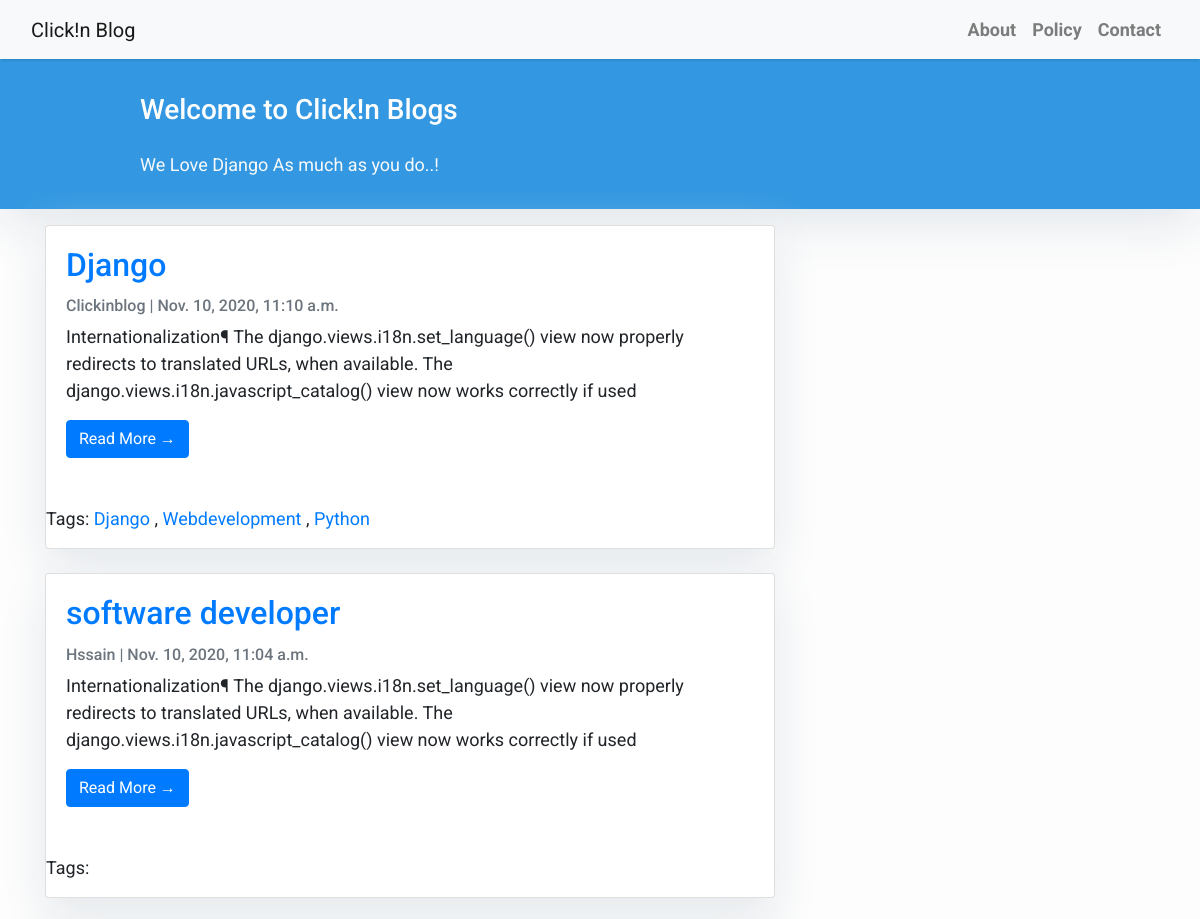
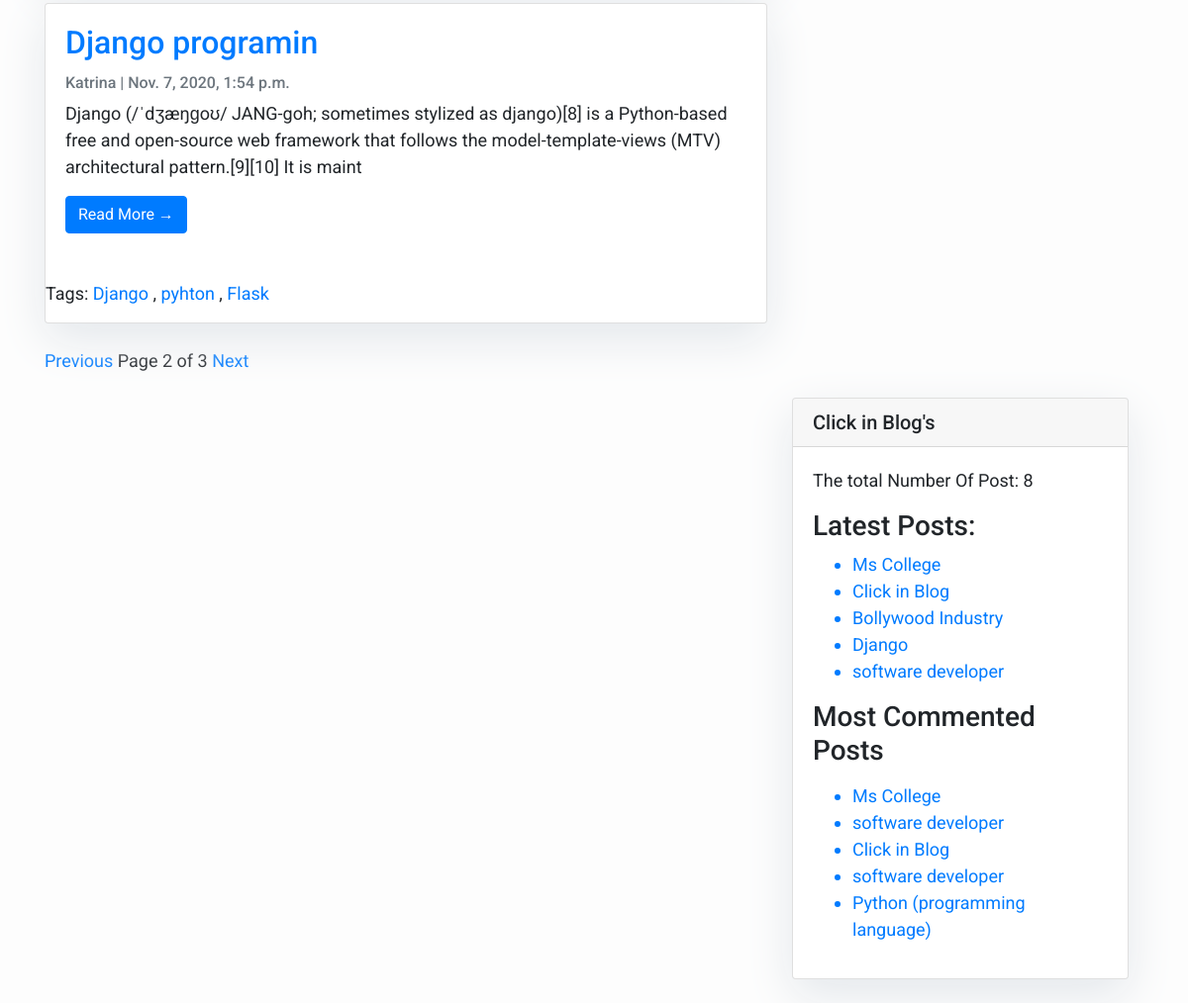
Screenshot of /?page=2 with the database file from the repository (2 pictures, top to bottom).
### testapp/models.py (models this page shows, shortened)
class Post(models.Model):
    STATUS_CHOICES=(('draft','Draft'),('published','Published'))
    title=models.CharField(max_length=256)
    slug=models.SlugField(max_length=264,unique_for_date='publish')
    author=models.ForeignKey(User,related_name='blog_posts',on_delete=models.CASCADE,)
    body=models.TextField()
    publish=models.DateTimeField(default=timezone.now)
    created=models.DateTimeField(auto_now=True)
    updated=models.DateTimeField(auto_now=True)
    status=models.CharField(max_length=10,choices=STATUS_CHOICES,default='draft')
    objects=CustomManager()
    tags=TaggableManager()
    class Meta:
        ordering=('-publish',) #descending order of publish
    def get_absolute_url(self):
        return reverse('post_detail',args=[self.publish.year,self.publish.strftime('%m'),self.publish.strftime('%d'),self.slug,])

### testapp/views.py (the view)
# urls.py: path('',views.post_list_view),
def post_list_view(request,tag_slug=None):
    post_list=Post.objects.all()
    tag=None
    if tag_slug:
        tag=get_object_or_404(Tag,slug=tag_slug)
        post_list=post_list.filter(tags__in=[tag])
    paginator=Paginator(post_list,3)
    page_number=request.GET.get('page')
    try:
        post_list=paginator.page(page_number)
    except PageNotAnInteger:
        post_list=paginator.page(1)
    except EmptyPage:
        post_list=paginator.page(paginator.num_pages)
    return render(request,'testapp/post_list.html',{'post_list':post_list,'tag':tag})

### testapp/models.py (called while the page is built)
    def get_queryset(self):
        return super().get_queryset().filter(status='published')

### testapp/templatetags/blog_tags.py (called while the page is built)
@register.simple_tag
def total_post():
    return Post.objects.count()

@register.inclusion_tag('testapp/latest_posts123.html')
def show_latest_posts(count=3):
    latest_posts=Post.objects.order_by('-publish')[:count]
    return {'latest_posts':latest_posts}

@register.inclusion_tag('testapp/latest_posts123.html')
def get_most_commented_posts(count=5):
    most_commented_posts=Post.objects.annotate(total_comments=Count('comments')).order_by('-total_comments')[:count]
    return {'most_commented_posts':most_commented_posts}

### templates/testapp/post_list.html (shortened to what this page needs)
<!DOCTYPE html>
{%extends 'testapp/base.html'%}
{%load static%}
{% block content %}
   <header class="masthead" >
           <div class="container">
             <div class="row">
               <div class=" col-md-8 col-md-10 mx-auto">
                 <div class="site-heading">
                   <h3 class=" site-heading my-4 mt-3 text-white"> Welcome to Click!n Blogs </h3>
                   <p class="text-light">We Love Django As much as you do..! &nbsp
                   </p>
               </div>
                   </div>
                 </div>
               </div>
             </header>
           <div class="container">
               <div class="row">
             <div class="col-md-8 mt-3 left">
                   {% for post in post_list %}
               <div class="card mb-4" >
                 <div class="card-body">
                   <a id="titl" href="{{post.get_absolute_url}}"><h2 class="card-title">{{ post.title }}</h2></a>
                   <p class="card-text text-muted h6">{{ post.author|title }} | {{ post.publish}} </p>
                   <p class="card-text">{{post.body|slice:":200" }}</p>
                   <a href="{{post.get_absolute_url}}" class="btn btn-primary">Read More &rarr;</a>
                 </div>
                 &nbsp<p>Tags:
                   {%for tag in post.tags.all%}
                       <a href="">{{tag.name}}</a>
                       {%if not forloop.last%},{%endif%}
                   {%endfor%}
               </div>
               {% endfor %}
            {%include 'testapp/pagination.html' with page=post_list%}
       </div>
{%endblock%}

### templates/testapp/latest_posts123.html
<ul>
  {%for post in latest_posts%}
  <a id="link" href="{{post.get_absolute_url}}"><li>{{post.title}}</li></a>
  {%endfor%}
</ul>
<ul>
  {%for post in most_commented_posts%}
  <a id="link" href="{{post.get_absolute_url}}"> <li>{{post.title}}</li> </a>
  {%endfor%}
</ul>

### templates/testapp/base.html (style rules this page uses)
body { font-family: "Roboto", sans-serif; font-size: 17px; background-color: #fdfdfd; }
.masthead { background:#3398E1; height: auto; padding-bottom: 15px; box-shadow: 0 16px 48px #E3E7EB; padding-top: 10px; }

### templates/testapp/post_list.html (style rules this page uses)
body { font-family: "Roboto", sans-serif; font-size: 18px; background-color: #fdfdfd; }
.card { box-shadow: 0 16px 48px #E3E7EB; }

### rows the page displays
Post: title "Django", author "Clickinblog", publish "Nov. 10, 2020, 11:10 a.m.", body "Internationalization¶ The django.views.i18n.set_language() view now properly redirects to translated URLs, when available. The django.views.i18n.javascript_catalog() view now works correctly if used"
Tag: name "Django"
Tag: name "Webdevelopment"
Tag: name "Python"
Post: title "software developer", author "Hssain", publish "Nov. 10, 2020, 11:04 a.m.", body "Internationalization¶ The django.views.i18n.set_language() view now properly redirects to translated URLs, when available. The django.views.i18n.javascript_catalog() view now works correctly if used"
Post: title "Django programin", author "Katrina", publish "Nov. 7, 2020, 1:54 p.m.", body "Django (/ˈdʒæŋɡoʊ/ JANG-goh; sometimes stylized as django)[8] is a Python-based free and open-source web framework that follows the model-template-views (MTV) architectural pattern.[9][10] It is maint"
Tag: name "pyhton"
Tag: name "Flask"
Post: title "Ms College"
Post: title "Click in Blog"
Post: title "Bollywood Industry"
Post: title "software developer"
Post: title "Python (programming language)"

### other values shown
{{ page.number }} "2"
{{ page.paginator.num_pages }} "3"
